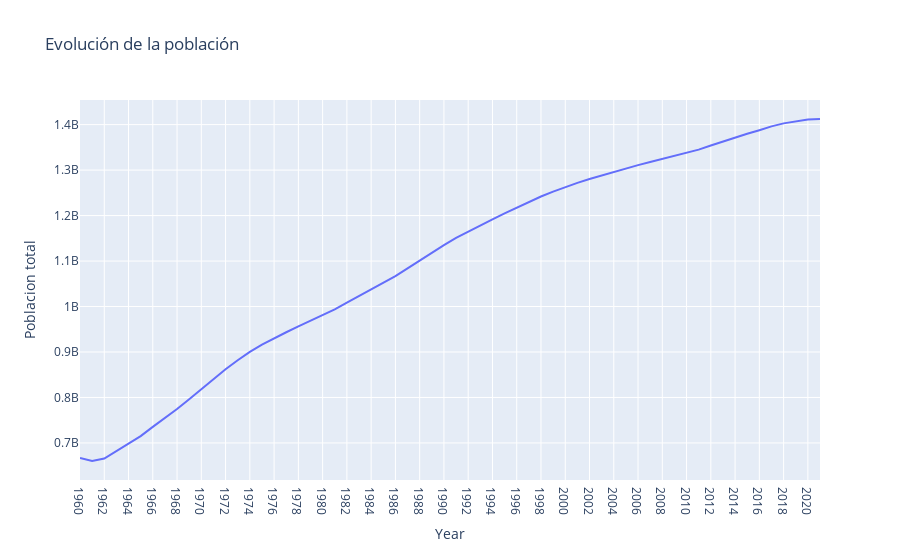

Notebook cell for this chart:
### Code cell
# Ahora este DF está listo para ser comprobado visualmente.
fig_pob_total = px.line(china_pop_df_largo, x="Year", y='Poblacion total', title="Evolución de la población")
fig_pob_total.show()
